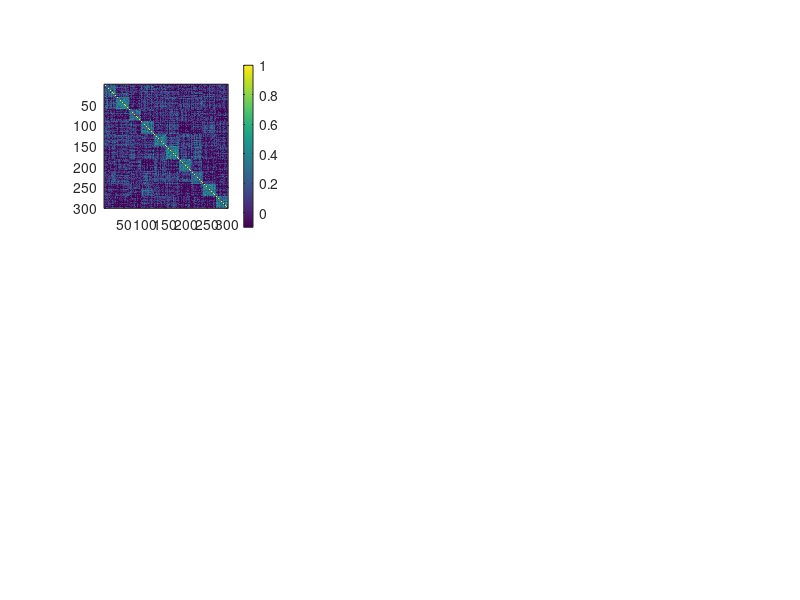

Here is the MATLAB script that generated this plot: (Note: this script raises an error after producing the figure.)
N=50;
V=300;
K=10;
rho0=0.05;
% rho0 = 0;
rho=0.5;
% rhoMin=0.5; % minimum non-zero fraction of rho in a block
rhoMin=1;

xx=linspace(1,rhoMin,V/K);
Sig0=toeplitz(xx);
Sig=rho0+(1-rho)*eye(V)+rho*kron(eye(K),Sig0);

Y = mvnrnd(repmat(0,[1,V]),Sig,N);

addnoise = 1;
if addnoise == 1
    Y = Y + randn(size(Y))*0.75;
end

S = corrcoef(Y);
[V,D]=eig(S);V=fliplr(V);D=flip(diag(D));

% subplot(2,2,1);imagesc(Sig,[-0.1,min(1,rho*2)]);axis image;colorbar
subplot(2,3,1);imagesc(S,[-0.1,min(1,rho*2)]);axis image;colorbar
grmat_top = keep_top(S, 0.1);
subplot(2,3,2);imagesc(grmat_top,[-0.1,min(1,rho*2)]);axis image;colorbar
grmat_grad = normalized_angle(grmat_top);
subplot(2,3,3);imagesc(grmat_grad,[-0.1,min(1,rho*2)]);axis image;colorbar

% subplot(2,2,3);plot(V(:,1:3));set(get(gca,'Children'),'LineWidth',2)
% legend({'PC1','PC2','PC3'})
[V,D]=eig(S); V=fliplr(V);
subplot(2,3,4);
[coeff, score, ~] = pca(S);
ngrads = 2;
grads = score(:, 1:ngrads);

plot(grads(:,1), grads(:,2), '*')
title('PCA')
% plot(V(:,1),V(:,2), '*')
% [coeff, score, ~] = pca(S);
% grads = score(:, 1:ngrads);
% 
% plot(grads(:,1), grads(:,2), '*')

subplot(2,3,5)

% grmat_grad = S;
% [V, D] = eig(grmat_grad); V=fliplr(V);
[coeff, score, ~] = pca(grmat_top);
grads = score(:, 1:ngrads);

plot(grads(:,1), grads(:,2), '*')
title('Just thresholding')

subplot(2,3,6)

% grmat_grad = S;
% [V, D] = eig(grmat_grad); V=fliplr(V);
[coeff, score, ~] = pca(grmat_grad);
grads = score(:, 1:ngrads);

plot(grads(:,1), grads(:,2), '*')
title('Gradients')
% subplot(2,2,4); plot(V(:,1),V(:,2), '*')
% xlim
fullscreen
% plot(grmat_grad*V(:,1), grmat_grad*V(:,2), '*')
BigFont(25)

%% On the original matrix 
[coeff, score, ~] = pca(Sig);
grads = score(:, 1:ngrads);
plot(grads(:,1), grads(:,2), '*')

%%
Sig + rand()